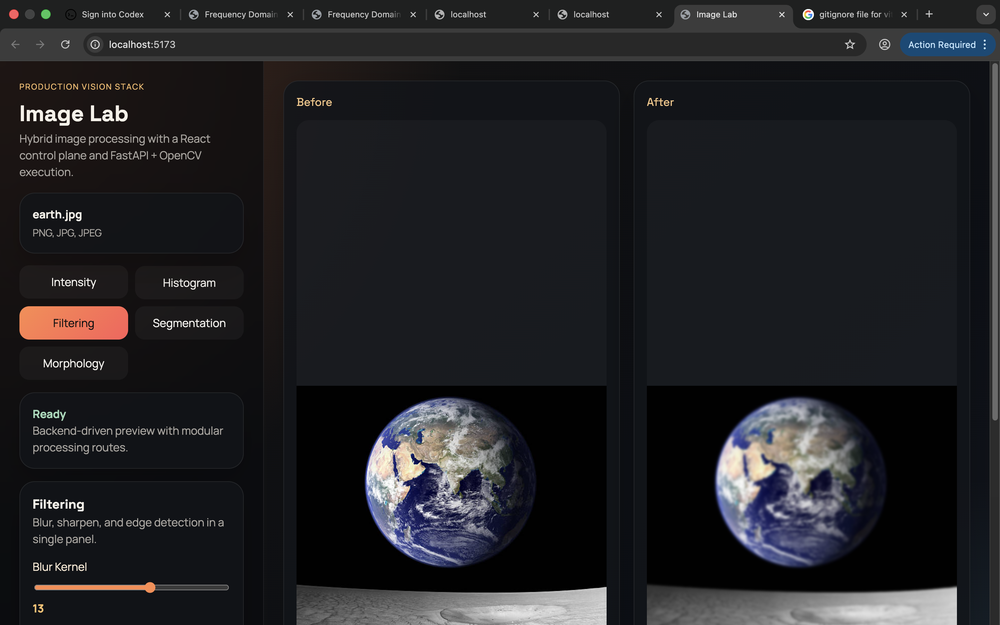
#> input picture images/UI.png, 1000 x 625 px, shrunk from 2880 x 1800 before the run
$ python -i segmentation_service.py   (imports and definitions only)
#> lines starting #> are read from the running program, lines starting #| are printed output that depends on the picture; after the words box and inside, x2 and y2 are one past the last pixel; in counts of white or black regions, pixels touching at a corner belong together
#> further down, picture is the input picture: shape (625, 1000, 3); mean B, G, R 37.2, 34.2, 34.1
import cv2
import numpy as np


def threshold_segmentation(image: np.ndarray, threshold: int) -> np.ndarray:
    gray = cv2.cvtColor(image, cv2.COLOR_BGR2GRAY)
    _, segmented = cv2.threshold(gray, threshold, 255, cv2.THRESH_BINARY)
    return cv2.cvtColor(segmented, cv2.COLOR_GRAY2BGR)


def otsu_segmentation(image: np.ndarray) -> np.ndarray:
    gray = cv2.cvtColor(image, cv2.COLOR_BGR2GRAY)
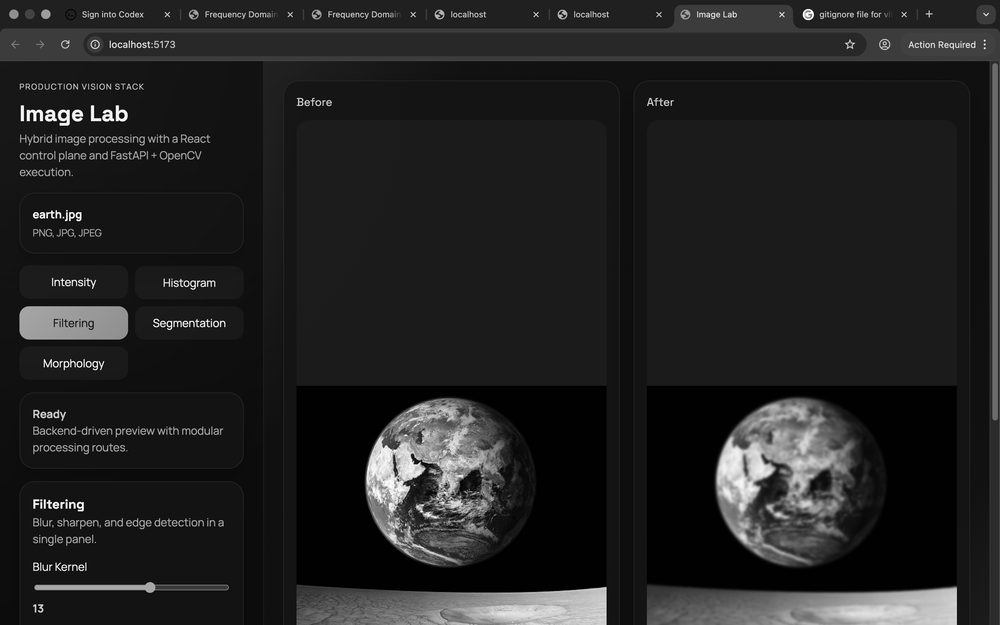
#> gray: shape (625, 1000); min 0, max 255, mean 34.6
    _, segmented = cv2.threshold(gray, 0, 255, cv2.THRESH_BINARY + cv2.THRESH_OTSU)
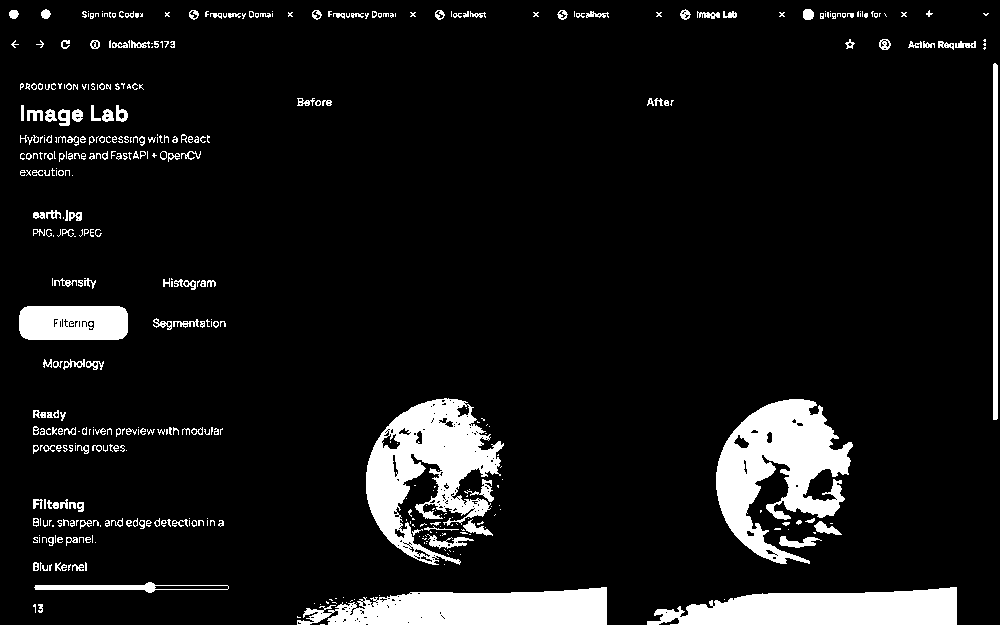
#> segmented: shape (625, 1000); 9.1% white; 455 white regions (265 under 20 px), largest, box (x1, y1, x2, y2) and area: (716, 399, 853, 564) 11581, (366, 398, 504, 565) 10894, (297, 587, 607, 625) 8754
    return cv2.cvtColor(segmented, cv2.COLOR_GRAY2BGR)

>>> import cv2
>>> picture = cv2.imread('../../../images/UI.png')
>>> result = otsu_segmentation(picture)

$ run again, on images/filtering.png
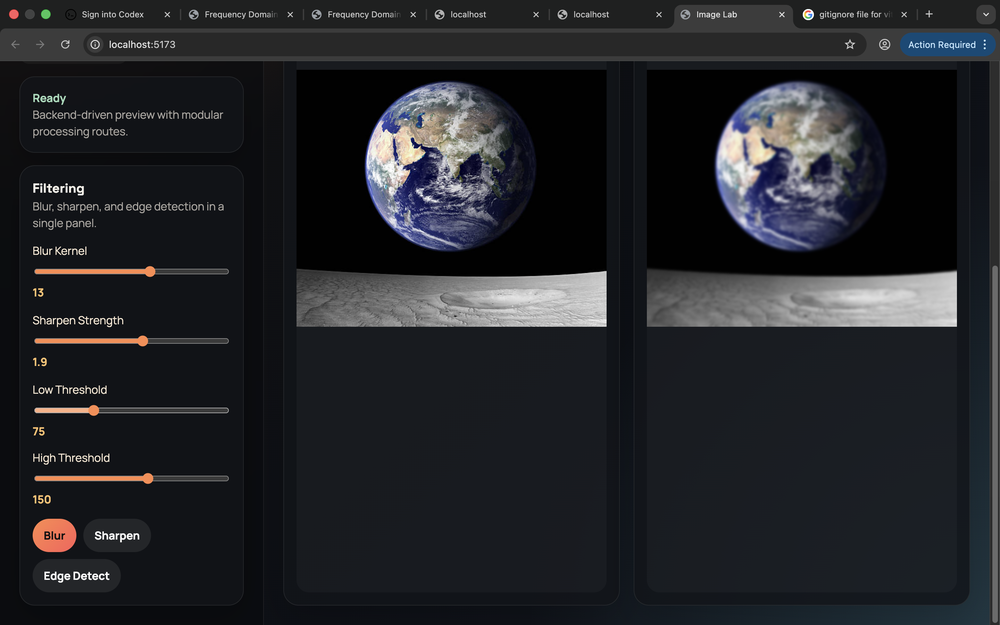
#> input picture images/filtering.png, 1000 x 625 px, shrunk from 2880 x 1800 before the run
#> picture is the input picture: shape (625, 1000, 3); mean B, G, R 40.6, 36.7, 35.2
#> in otsu_segmentation, `gray = cv2.cvtColor(image, cv2.COLOR_BGR2GRAY)`:
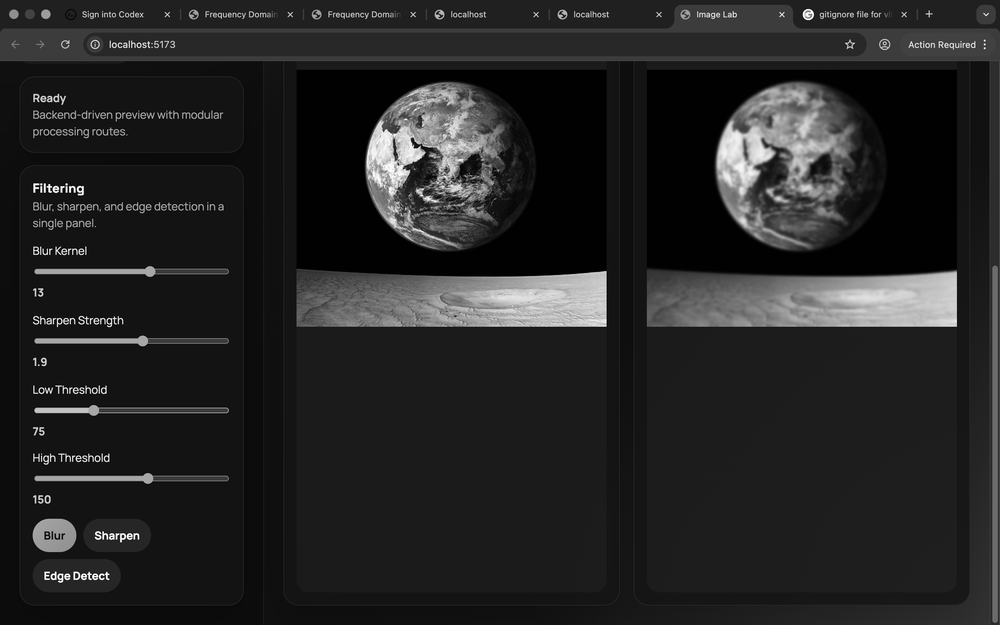
#> gray: shape (625, 1000); min 0, max 255, mean 36.8
#> in otsu_segmentation, `_, segmented = cv2.threshold(gray, 0, 255, cv2.THRESH_BINARY + cv2.THR..`:
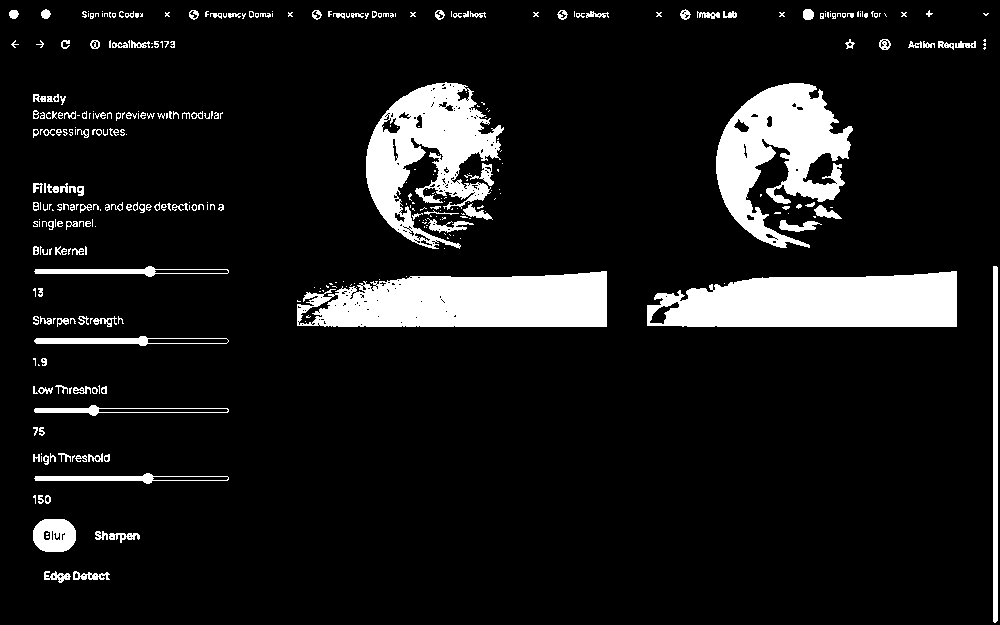
#> segmented: shape (625, 1000); 10.4% white; 358 white regions (210 under 20 px), largest, box (x1, y1, x2, y2) and area: (647, 271, 957, 327) 14105, (297, 271, 607, 327) 14064, (716, 83, 853, 248) 11578

$ run again, on images/gamma intensity.png
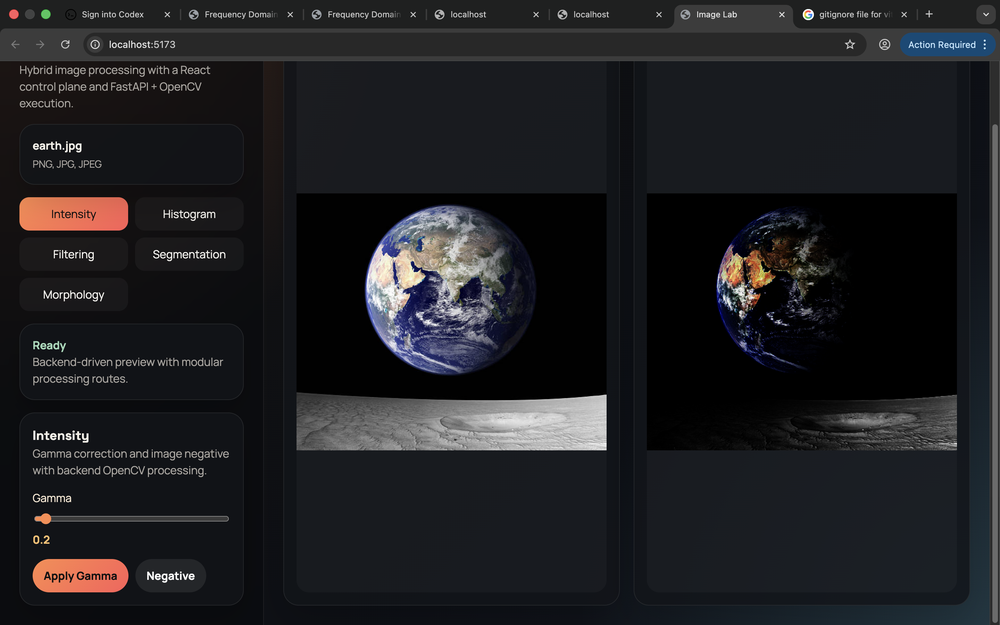
#> input picture images/gamma intensity.png, 1000 x 625 px, shrunk from 2880 x 1800 before the run
#> picture is the input picture: shape (625, 1000, 3); mean B, G, R 34.3, 31.4, 31.1
#> in otsu_segmentation, `gray = cv2.cvtColor(image, cv2.COLOR_BGR2GRAY)`:
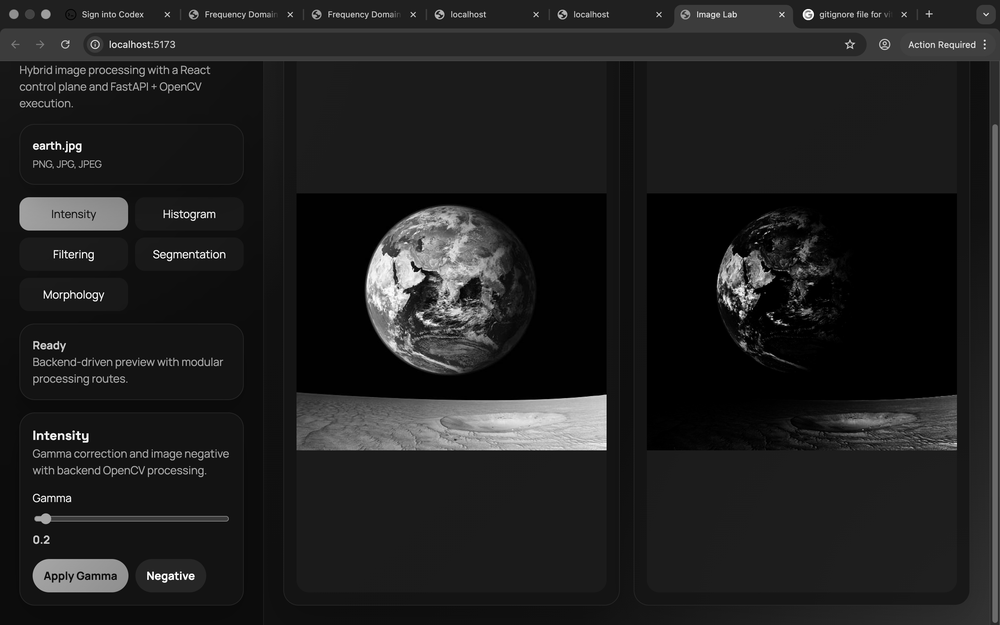
#> gray: shape (625, 1000); min 0, max 255, mean 31.7
#> in otsu_segmentation, `_, segmented = cv2.threshold(gray, 0, 255, cv2.THRESH_BINARY + cv2.THR..`:
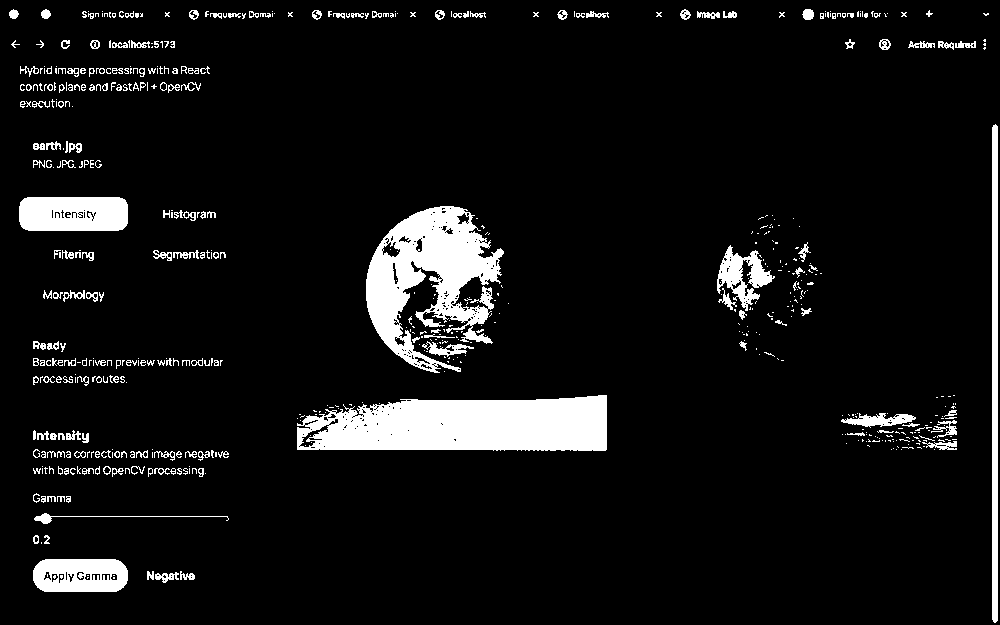
#> segmented: shape (625, 1000); 7.7% white; 591 white regions (393 under 20 px), largest, box (x1, y1, x2, y2) and area: (297, 395, 607, 451) 14312, (366, 206, 504, 373) 11523, (19, 197, 128, 231) 3480

$ run again, on images/histogram equlize.png
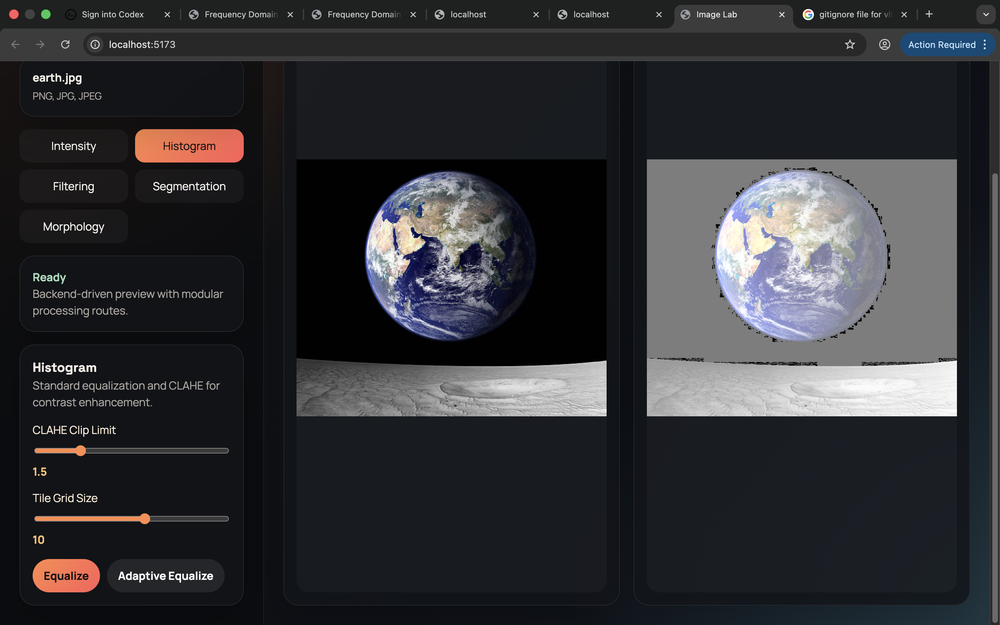
#> input picture images/histogram equlize.png, 1000 x 625 px, shrunk from 2880 x 1800 before the run
#> picture is the input picture: shape (625, 1000, 3); mean B, G, R 53.3, 49.8, 49.1
#> in otsu_segmentation, `gray = cv2.cvtColor(image, cv2.COLOR_BGR2GRAY)`:
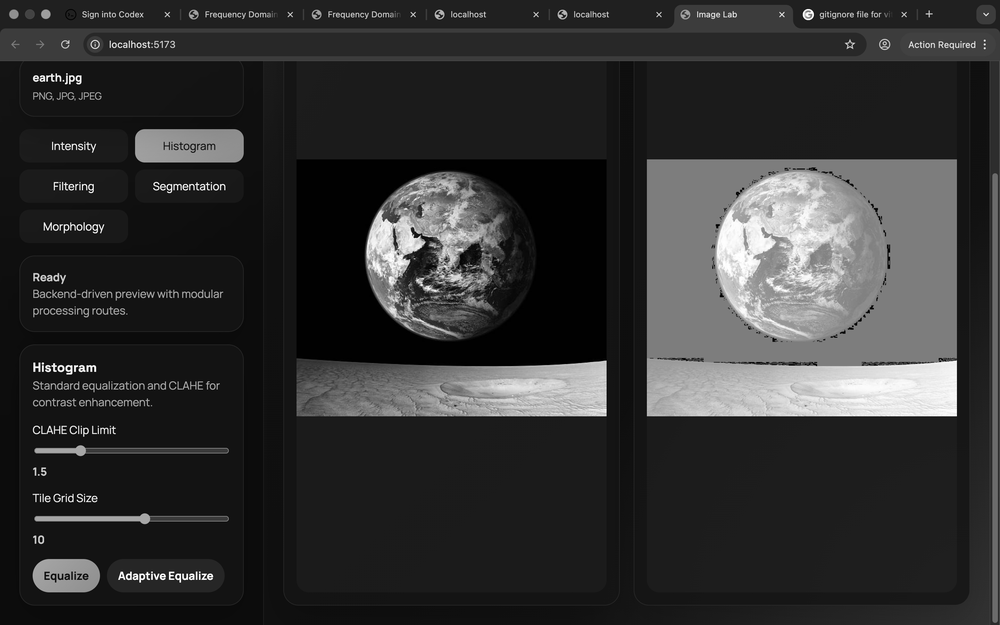
#> gray: shape (625, 1000); min 0, max 255, mean 50
#> in otsu_segmentation, `_, segmented = cv2.threshold(gray, 0, 255, cv2.THRESH_BINARY + cv2.THR..`:
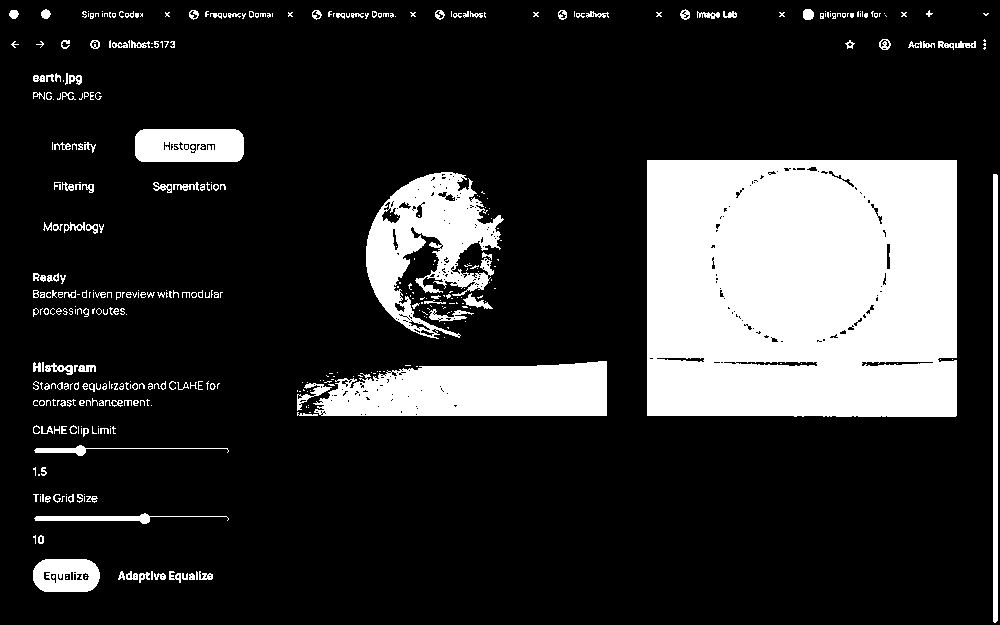
#> segmented: shape (625, 1000); 19% white; 424 white regions (277 under 20 px), largest, box (x1, y1, x2, y2) and area: (647, 160, 957, 417) 78274, (313, 361, 607, 416) 13164, (366, 172, 504, 339) 10698
